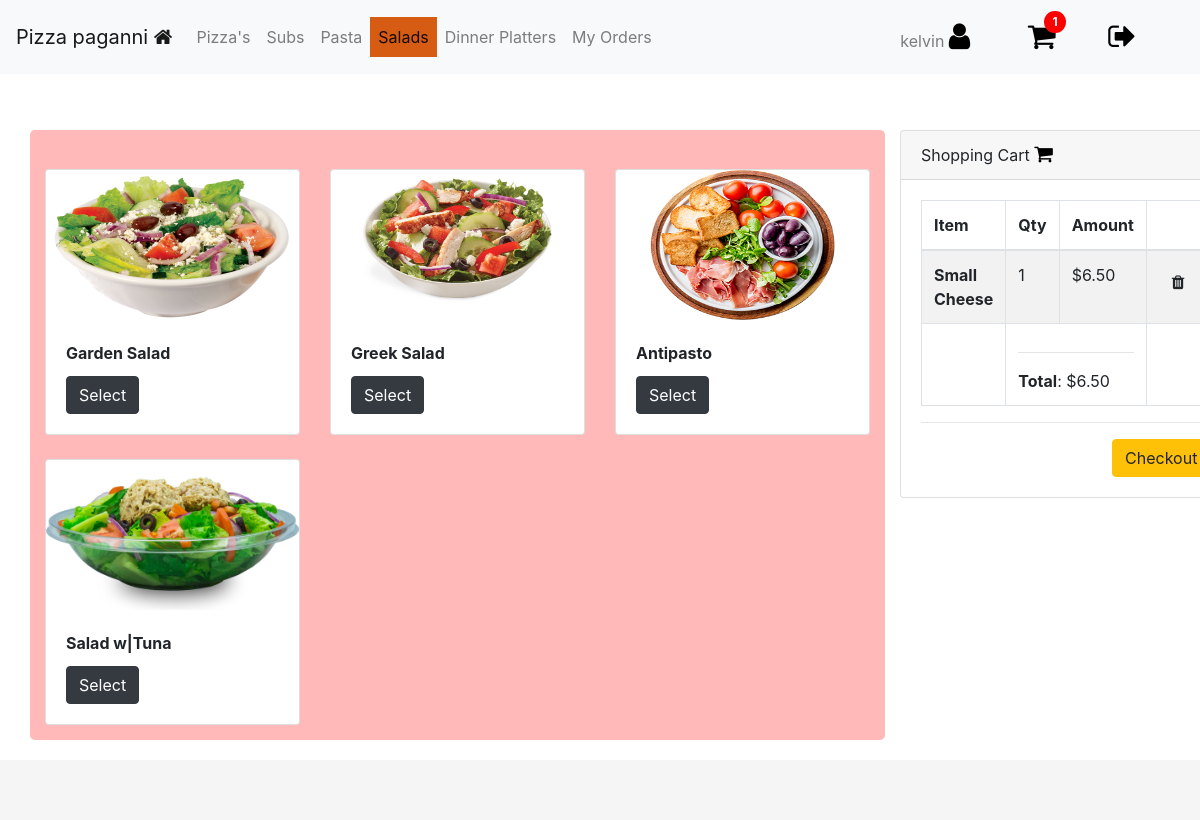
The page /salads (signed in) on the database its author committed.
### orders/models.py (models this page shows, shortened)
class Inventory(models.Model):
    name = models.CharField(max_length=64)
    toppings = models.ManyToManyField(Topping, blank=True, related_name="toppings")
    special = models.BooleanField(default=False)
    customizable = models.BooleanField(default=True)
    item_type = models.ForeignKey(ItemType, on_delete=models.PROTECT, null=True)
    comments = models.CharField(max_length=500, blank=True)
    def __str__(self):
        return f"{self.name}"

class ItemCost(models.Model):
    name = models.ForeignKey(ItemSize, on_delete=models.PROTECT, blank=True, null=True)
    itemcost = models.ManyToManyField(Inventory, blank=True, related_name="cost")
    amount = models.DecimalField(max_digits=6, decimal_places=2)
    def __str__(self):
        for each in self.itemcost.all():
            return f"{self.name} {each}"

class ItemSize(models.Model):
    name = models.CharField(max_length=64, blank=True)
    def __str__(self):
        return f"{self.name}"

class Order(models.Model):
    qty = models.IntegerField()
    item = models.ManyToManyField(ItemCost, blank=True, related_name="item")
    item_topping = models.ManyToManyField(Topping, blank=True, related_name="item_topping")
    order_id = models.ForeignKey(Completed_Order_Ids, on_delete=models.PROTECT, null=True)
    status = models.IntegerField()
    amount = models.DecimalField(max_digits=6, decimal_places=2)
    user_id = models.IntegerField()
    created_at = models.DateTimeField(auto_now_add=True)
    updated_at = models.DateTimeField(auto_now=True)
    class Meta:
        get_latest_by = ['item']

### orders/views.py (the view)
# urls.py: path("salads", views.salads, name="salads"),
@login_required
@user_passes_test(lambda u: not u.is_superuser, login_url='orders')
def salads(request):
    return render(request, "user/salads.html")

### orders/context_processors.py (called while the page is built, shortened)
def data(request):
    if not request.user.is_authenticated:
        return {
            "": ""
        }
    else:
        orders = Order.objects.filter(user_id=request.user.id)
        total = Decimal(0)
        cart_item_count = 0
        total_id = []
        for order in orders:
           if order.status == 0:
               total_id.append(order.id)
               cart_item_count = len(total_id)
               total += Decimal(order.amount)
        return {
            "inventory": Inventory.objects.all(),
            "itemcost": ItemCost.objects.all(),
            "orders": orders,
            "total": total,
            "key": settings.STRIPE_PUBLISHABLE_KEY,
            "total_id": total_id,
            "cart_item_count": cart_item_count
        }
        return render(request, "user/index.html")

### orders/models.py (called while the page is built)
    def __str__(self):
        return f"{self.item}"

### orders/templatetags/striper.py (called while the page is built)
@register.filter(name='stripeconversion')
def stripe_value(total_price):
    return str(int(round(total_price, 2) * 100))

### orders/templates/user/salads.html
{% extends 'user/user-base.html' %}

### orders/templates/user/user-base.html (shortened to what this page needs)
<!DOCTYPE html>
<head>
    <link rel="stylesheet" href="">
    <link rel="stylesheet"
    href="https://stackpath.bootstrapcdn.com/bootstrap/4.3.1/css/bootstrap.min.css"
>
    <link href="https://stackpath.bootstrapcdn.com/font-awesome/4.7.0/css/font-awesome.min.css" rel="stylesheet">
    {% load static %}
    <link rel="stylesheet" href="{% static 'css/style.css' %}">
</head>
<body>
    <nav class="navbar navbar-expand-lg navbar-light bg-light">
        <a class="navbar-brand" href="#">Pizza paganni <i class="fa fa-home"></i></a>
        <div class="collapse navbar-collapse" id="navbarText">
            <ul class="navbar-nav mr-auto">
                {% if not user.is_staff %}
              <li class="nav-item">
                <a class="nav-link" href="{% url 'pizza' %}">Pizza's</a>
              </li>
              <li class="nav-item">
                <a class="nav-link" href="{% url 'subs' %}">Subs</a>
              </li>
              <li class="nav-item">
                  <a class="nav-link" href="{% url 'pasta' %}">Pasta</a>
                </li>
                <li class="nav-item">
                  <a class="nav-link" href="{% url 'salads' %}">Salads</a>
                </li>
                <li class="nav-item">
                  <a class="nav-link" href="{% url 'dinner_platters' %}">Dinner Platters</a>
                </li>
                <li class="nav-item">
                  <a class="nav-link" href="{% url 'orders' %}">My Orders </a>
                </li>
                {% else %}
                <li class="nav-item">
                  <a class="nav-link" href="{% url 'orders' %}">Orders List</a>
                </li>
             {%  endif %}
            </ul>
          <span class="navbar-text">
              <span class="mr-5"> {{ user.get_username }} <i class="fa fa-user "
                style="font-size:30px;color:#000"></i>
              </span>
              {% if not user.is_staff %}
            <a href="{% url 'pizza' %}" class="notification mr-5">
                <span><i class="fa fa-shopping-cart " style="font-size:30px;color:#000"></i></span>
                <span class="badge">{{ cart_item_count }}</span>
              </a>
              {% else %}
              <a href="#" class="notification mr-5">
                <span><i class="fa fa-clock-o " style="font-size:30px;color:#000"></i></span>
                <span class="badge">{{pending_items_count}}</span>
              </a>
              {%  endif %}
           <a href="{% url 'logout_user' %}" class="mr-5"><i class="fa fa-sign-out " style="font-size:30px;color:#000"></i></a>
          </span>
        </div>
      </nav>
    <div class="container" style="margin-top: 3.5rem;">
        {% if request.resolver_match.url_name != 'orders' %}
        <div class="row">
            <div class="col-md-9"  style="max-height: 80%;
                     max-width: 100%;
            background-color: rgb(255, 185, 185); padding: 15px; margin-bottom:
            80px; border-radius: 5px; ">
<div class="row">
    {% load striper %}
    {% for items in inventory %}
    {% if items.item_type|stringformat:"s" == request.resolver_match.url_name %}
                                <div class="col-md-6 col-lg-4 col-sm-12 col-xs-12 mt-4">
                                  <div class="card">{% load static %}
                                    <img src="static/images/items/{{ items.name }}.png"
                                    class="card-img-top" height="150" alt="...">
                                    <div class="card-body">
                                      <h5 class="card-title"><small><b>{{ items.name }}</b></small></h5>
                                      <a href="#" data-toggle="modal" data-target="#modal{{ items.id }}" aria-expanded="true"
                                      aria-controls="collapseOne" class="btn btn-dark">Select</a>
                                    </div>
                                  </div>
                                </div>
    {% endif %}
      {% endfor %}
    </div>
            </div>
            <div class="col-3" style="margin-bottom: 40px; " >
                <div class="position-fixed" style="z-index: 1041" >
                <div class="card" >
                    <div class="card-header">
                      Shopping Cart <i class="fa fa-shopping-cart" style="font-size:20px;color:#000"></i>
                    </div>
                    {% if cart_item_count > 0 %}
                    <div class="card-body">
                        <div class="card-text" >
                            <div class="table-wrapper-scroll-y
                            my-custom-scrollbar" style="display: flex; flex-direction: column-reverse;">
                                <table class="table table-bordered table-striped mb-0">
                                  <thead>
                                    <tr>
                                      <th scope="col">Item</th>
                                      <th scope="col">Qty</th>
                                      <th scope="col">Amount</th>
                                      <th scope="col"></th>
                                    </tr>
                                  </thead>
                                  <tbody>
                                    {% for order in orders %}
                                    {% if order.status == 0 %}
                                    {% for item in order.item.all %}
                                    <tr>
                                      <th scope="row">{{item}}</th>
                                      <td>{{order.qty}}</td>
                                      <td>${{order.amount}}</td>
                                      <td><form action="{% url 'delete_from_cart'%}" method="POST">
                                      value="{{order.id}}"><button type="submit"
                                      class="btn"><i class="fa
                                      fa-trash"></i></button></form>
                                      </td>
                                    </tr>
                     {% endfor %}
                     {% endif %}
                     {% endfor %}
                     <tr>
                        <td></td>
                        <td colspan="2"><hr> <b>Total</b>: ${{ total }} </td>
                        <td></td>
                    </tr>
                                  </tbody>
                                </table>
                              </div>
                      <hr>
                      <span class="float-right">
                        <button type="button" class="btn btn-warning" data-toggle="modal" data-target="#checkout">
                            Checkout
                          </button>
</script></span>
                    </div>
                  </div>
                  {% else %}
                  <span class="p-5" style='font-size:20px;'>Your cart is empty &#128532;</span>
{% endif %}
                </div>
            </div>
        </div>
    </div>
    {% else %}
        {% regroup user_orders by order_id as order_list %}
        {% for order_id in order_list %}
             {% for item in order_id.list %}
             {% load striper %}
             {% endfor %}
      {% empty %}
      <tr><td style="text-align: center;">No orders available</td></tr>
      {% endfor %}
    {% endif %}
    </div>
</body>
<footer class="footer">
  </footer>
</html>

### orders/static/css/style.css (style rules this page uses)
body { background-color: #ffffff; background-image: url("https://www.transparenttextures.com/patterns/food.png"); }
.card { background-color: #ffffff; background-image: url("https://www.transparenttextures.com/patterns/food.png"); }
.footer { position: fixed; bottom: 0; width: 100%; height: 60px; line-height: 60px; background-color: #f5f5f5; }
.navbar-light .navbar-nav > .active > a, .navbar-light .navbar-nav > .active > :hover, .navbar-light .navbar-nav > .active > :focus { color: #000; background: #d65c14; }
td { padding: 10px; }
th { padding: 10px; }
th { border-bottom: 1px solid #555; }
.notification { color: white; text-decoration: none; margin: 5px; position: relative; display: inline-block; border-radius: 2px; }
.notification .badge { position: absolute; display: inline-block; top: -10px; right: -10px; padding: 5px 8px; border-radius: 100%; background: red; color: white; }
.my-custom-scrollbar { position: relative; max-height: 500px; overflow: auto; }
.table-wrapper-scroll-y { display: block; }

### rows shown on the page
Inventory: name (picture), name "Garden Salad"
Inventory: name (picture), name "Greek Salad"
Inventory: name (picture), name "Antipasto"
Inventory: name (picture), name "Salad w|Tuna"
Order: qty "1", amount "6.50"
ItemCost: id+name "Small Cheese"

### other values the page prints
{{ user.get_username }} "kelvin"
{{ cart_item_count }} "1"
{{ total }} "6.50"
